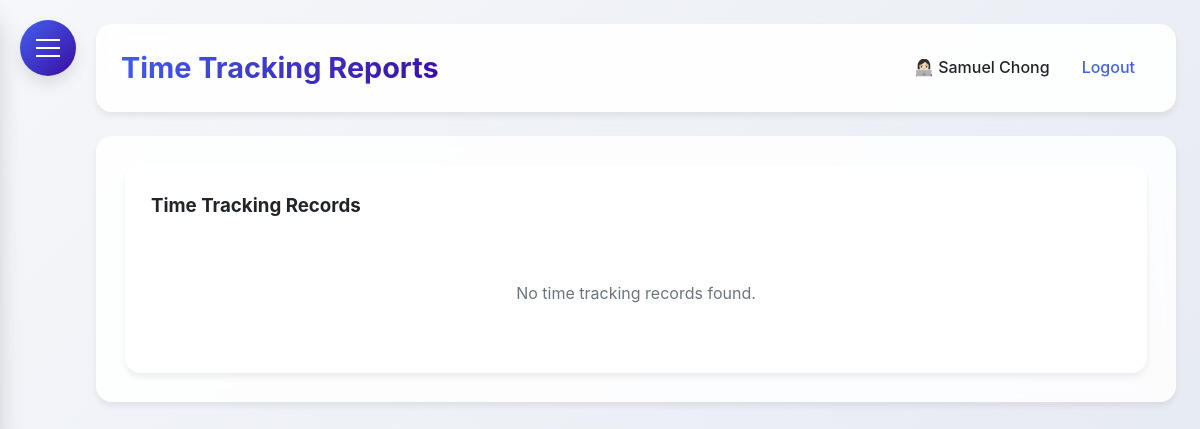
Before: /time_reports (signed in) with the older database file.
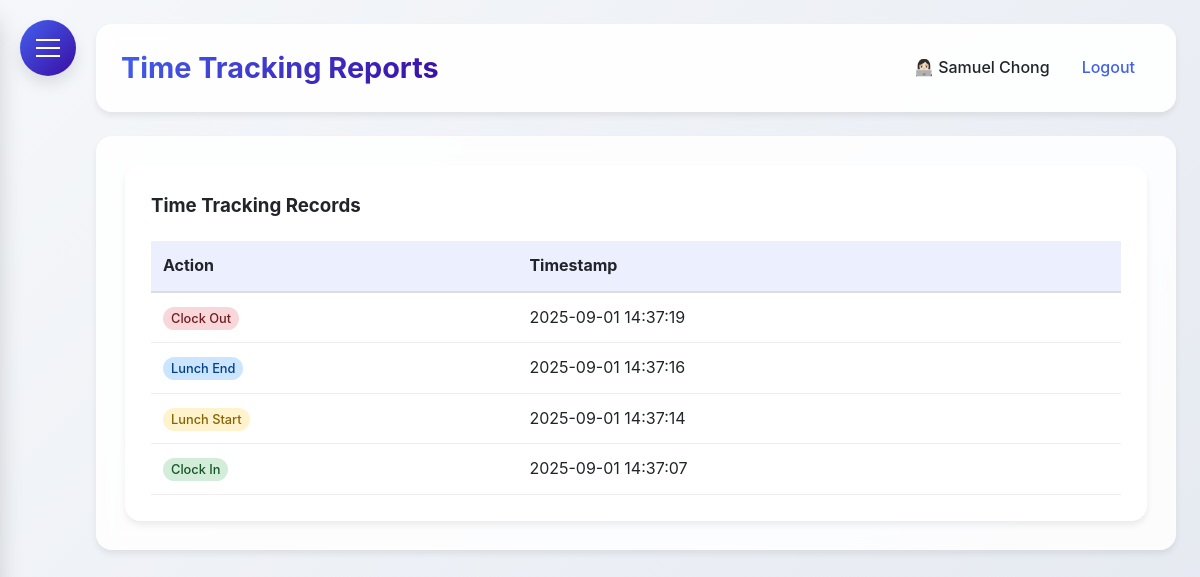
After: the same page with the newer database file.
### HerculesSystem.py (models this page shows, shortened)
class Employee(UserMixin, db.Model):
    id = db.Column(db.Integer, primary_key=True)
    username = db.Column(db.String(80), unique=True, nullable=False)
    password = db.Column(db.String(120), nullable=False)
    full_name = db.Column(db.String(120), nullable=False)
    email = db.Column(db.String(120), unique=True, nullable=False)
    department = db.Column(db.String(80))
    position = db.Column(db.String(80))
    hire_date = db.Column(db.Date)
    is_admin = db.Column(db.Boolean, default=False)
    user_type = db.Column(db.String(20), default='employee')  # admin, supervisor, office, factory
    last_clock_in = db.Column(db.DateTime)
    last_clock_out = db.Column(db.DateTime)
    last_lunch_start = db.Column(db.DateTime)
    last_lunch_end = db.Column(db.DateTime)

class TimeTracking(db.Model):
    id = db.Column(db.Integer, primary_key=True)
    employee_id = db.Column(db.Integer, db.ForeignKey('employee.id'), nullable=False)
    action_type = db.Column(db.String(20), nullable=False)  # clock_in, clock_out, lunch_start, lunch_end
    timestamp = db.Column(db.DateTime, default=datetime.utcnow)
    status = db.Column(db.String(20))  # in_office, out_of_office
    ip_address = db.Column(db.String(45))
    employee = db.relationship('Employee', backref=db.backref('time_tracking', lazy=True))

### HerculesSystem.py (the view)
@app.route('/time_reports')
@login_required
def time_reports():
    employees = Employee.query.all() if current_user.user_type == 'admin' else []
    if current_user.user_type == 'admin':
        employee_id = request.args.get('employee_id')
        start_date = request.args.get('start_date')
        end_date = request.args.get('end_date')
        status = request.args.get('status')
        query = TimeTracking.query.join(Employee)
        if employee_id:
            query = query.filter(TimeTracking.employee_id == employee_id)
        if start_date:
            query = query.filter(TimeTracking.timestamp >= start_date)
        if end_date:
            query = query.filter(TimeTracking.timestamp <= end_date + ' 23:59:59')
        if status:
            query = query.filter(TimeTracking.status == status)
        time_records = query.order_by(TimeTracking.timestamp.desc()).all()
    else:
        time_records = TimeTracking.query.filter_by(employee_id=current_user.id).order_by(TimeTracking.timestamp.desc()).all()
    return render_template('time_reports.html', time_records=time_records, employees=employees)

### HerculesSystem.py (called while the page is built)
@app.after_request
def add_security_headers(response):
    response.headers['Permissions-Policy'] = 'geolocation=()'
    return response

@login_manager.user_loader
def load_user(user_id):
    return db.session.get(Employee, int(user_id))

@app.context_processor
def inject_now():
    return {'now': datetime.utcnow()}

@app.before_request
def before_request():
    if request.url.startswith('https://'):
        new_url = request.url.replace('https://', 'http://', 1)
        return redirect(new_url, code=301)

### templates/time_reports.html (shortened to what this page needs)
{% extends "base.html" %}
{% block content %}
<div class="dashboard-container">
    <div class="glass" style="padding: 25px; border-radius: var(--border-radius-lg);">
        <h3 style="margin-bottom: 20px;">Time Tracking Records</h3>
        {% if time_records %}
        <div style="overflow-x: auto;">
            <table style="width: 100%; border-collapse: collapse;">
                <thead>
                    <tr style="background: rgba(67, 97, 238, 0.1);">
                        <th style="padding: 12px; text-align: left; border-bottom: 2px solid #ddd;">Action</th>
                        <th style="padding: 12px; text-align: left; border-bottom: 2px solid #ddd;">Timestamp</th>
                    </tr>
                </thead>
                <tbody>
                    {% for record in time_records %}
                    <tr>
                        <td style="padding: 12px; border-bottom: 1px solid #eee;">
                            <span style="
                                padding: 4px 8px;
                                border-radius: 12px;
                                font-size: 0.8rem;
                                font-weight: 500;
                                {% if record.action_type == 'clock_in' %}background: #d4edda; color: #155724;
                                {% elif record.action_type == 'clock_out' %}background: #f8d7da; color: #721c24;
                                {% elif record.action_type == 'lunch_start' %}background: #fff3cd; color: #856404;
                                {% elif record.action_type == 'lunch_end' %}background: #cce5ff; color: #004085;
                                {% endif %}
                            ">
                                {{ record.action_type.replace('_', ' ').title() }}
                            </span>
                        </td>
                        <td style="padding: 12px; border-bottom: 1px solid #eee;">{{ record.timestamp.strftime('%Y-%m-%d %H:%M:%S') }}</td>
                    </tr>
                    {% endfor %}
                </tbody>
            </table>
        </div>
        {% else %}
        <p style="text-align: center; color: var(--gray); padding: 40px;">No time tracking records found.</p>
        {% endif %}
    </div>
</div>
{% endblock %}

### templates/base.html (shortened to what this page needs)
<!DOCTYPE html>
<html lang="en">
<head>
</head>
<body>
    <div class="hamburger-menu" id="hamburgerMenu">
        <span></span>
    </div>
    <div class="main-content" id="mainContent">
        <div class="header">
            <h1>{% block header %}Hercules HR{% endblock %}</h1>
            <div class="user-info">
                {% if current_user.is_authenticated %}
                <span>👩🏻‍💻 {{ current_user.full_name }}</span>
                <a href="{{ url_for('logout') }}">Logout</a>
                {% else %}
                <a href="{{ url_for('login') }}">Login</a>
                {% endif %}
            </div>
        </div>
        <div class="content">
            {% block content %}{% endblock %}
        </div>
    </div>
</body>
</html>

### templates/base.html (style rules this page uses)
:root { --primary: #4361ee; --secondary: #3a0ca3; --accent: #7209b7; --success: #4cc9f0; --danger: #f72585; --warning: #fca311; --info: #4895ef; --light: #f8f9fa; --dark: #212529; --gray: #6c757d; --gradient-primary: linear-gradient(135deg, #4361ee, #3a0ca3); --gradient-accent: linear-gradient(135deg, #7209b7, #f72585); --shadow-sm: 0 4px 6px rgba(0, 0, 0, 0.07); --shadow-md: 0 8px 15px rgba(0, 0, 0, 0.1); --shadow-lg: 0 15px 25px rgba(0, 0, 0, 0.15); --border-radius: 12px; --border-radius-lg: 16px; --border-radius-xl: 20px; --sidebar-radius: 20px; }
* { margin: 0; padding: 0; box-sizing: border-box; font-family: 'Inter', 'Segoe UI', system-ui, -apple-system, sans-serif; }
body { display: flex; min-height: 100vh; background: linear-gradient(135deg, #f5f7fa 0%, #e4e8f0 100%); color: var(--dark); line-height: 1.6; }
.glass { background: rgba(255, 255, 255, 0.85); backdrop-filter: blur(10px); border-radius: var(--border-radius); border: 1px solid rgba(255, 255, 255, 0.2); box-shadow: var(--shadow-sm); }
.hamburger-menu { position: fixed; top: 20px; left: 20px; z-index: 1000; cursor: pointer; background: var(--gradient-primary); border-radius: 50%; width: 56px; height: 56px; display: flex; align-items: center; justify-content: center; box-shadow: var(--shadow-md); transition: all 0.3s ease; }
.hamburger-menu span { display: block; width: 24px; height: 2px; background: #fff; position: relative; transition: all 0.3s cubic-bezier(0.4, 0, 0.2, 1); }
.hamburger-menu span:before, .hamburger-menu span:after { content: ''; position: absolute; width: 24px; height: 2px; background: #fff; transition: all 0.3s cubic-bezier(0.4, 0, 0.2, 1); }
.hamburger-menu span:before { top: -8px; }
.hamburger-menu span:after { top: 8px; }
.main-content { flex: 1; padding: 24px; margin-left: 0; transition: margin-left 0.3s cubic-bezier(0.4, 0, 0.2, 1); padding-left: 96px; }
.header { background: rgba(255, 255, 255, 0.9); backdrop-filter: blur(10px); padding: 20px 24px; border-radius: var(--border-radius-lg); box-shadow: var(--shadow-sm); display: flex; justify-content: space-between; align-items: center; margin-bottom: 24px; border: 1px solid rgba(255, 255, 255, 0.2); }
.header h1 { font-size: 1.8rem; font-weight: 700; background: var(--gradient-primary); -webkit-background-clip: text; background-clip: text; color: transparent; }
.user-info { display: flex; align-items: center; gap: 16px; }
.user-info span { color: var(--dark); font-weight: 500; }
.user-info a { color: var(--primary); text-decoration: none; font-weight: 500; transition: all 0.2s ease; padding: 8px 16px; border-radius: 8px; }
.content { background: rgba(255, 255, 255, 0.85); backdrop-filter: blur(10px); padding: 28px; border-radius: var(--border-radius-lg); box-shadow: var(--shadow-sm); border: 1px solid rgba(255, 255, 255, 0.2); }
.content { animation: fadeIn 0.4s ease-out; }

Changed rows visible on the page:
added TimeTracking: action_type.replace "Clock Out", timestamp "2025-09-01 14:37:19"
added TimeTracking: action_type.replace "Lunch End", timestamp "2025-09-01 14:37:16"
added TimeTracking: action_type.replace "Lunch Start", timestamp "2025-09-01 14:37:14"
added TimeTracking: action_type.replace "Clock In", timestamp "2025-09-01 14:37:07"
Other visible differences:
text no longer shown: "No time tracking records found."
text now shown: "Action Timestamp"
